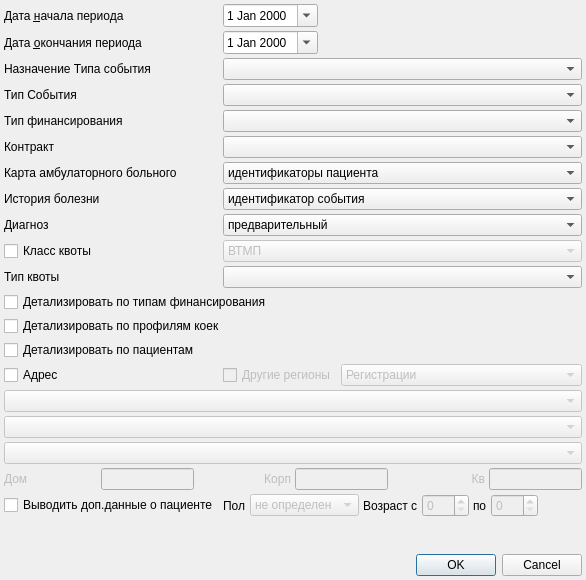
<?xml version="1.0" encoding="UTF-8"?>
<ui version="4.0">
 <class>StationaryAnalyticsSetupDialog</class>
 <widget class="QDialog" name="StationaryAnalyticsSetupDialog">
  <property name="geometry">
   <rect>
    <x>0</x>
    <y>0</y>
    <width>586</width>
    <height>580</height>
   </rect>
  </property>
  <property name="windowTitle">
   <string>Dialog</string>
  </property>
  <layout class="QGridLayout" name="gridLayout">
   <property name="margin">
    <number>4</number>
   </property>
   <property name="spacing">
    <number>4</number>
   </property>
   <item row="21" column="0">
    <widget class="QCheckBox" name="chkFilterAdditionalOptions">
     <property name="text">
      <string>Выводить доп.данные о пациенте</string>
     </property>
    </widget>
   </item>
   <item row="9" column="1" colspan="2">
    <widget class="QComboBox" name="cmbQuotaClass">
     <property name="enabled">
      <bool>false</bool>
     </property>
     <item>
      <property name="text">
       <string>ВТМП</string>
      </property>
     </item>
     <item>
      <property name="text">
       <string>СМП</string>
      </property>
     </item>
    </widget>
   </item>
   <item row="21" column="1" colspan="2">
    <layout class="QHBoxLayout" name="horizontalLayout_2">
     <item>
      <widget class="QLabel" name="lblFilterSex">
       <property name="text">
        <string>Пол</string>
       </property>
      </widget>
     </item>
     <item>
      <widget class="QComboBox" name="cmbFilterSex">
       <property name="enabled">
        <bool>false</bool>
       </property>
       <item>
        <property name="text">
         <string>не определен</string>
        </property>
       </item>
       <item>
        <property name="text">
         <string>мужской</string>
        </property>
       </item>
       <item>
        <property name="text">
         <string>женский</string>
        </property>
       </item>
      </widget>
     </item>
     <item>
      <widget class="QLabel" name="lblFilterAge">
       <property name="text">
        <string>Возраст с</string>
       </property>
      </widget>
     </item>
     <item>
      <widget class="QSpinBox" name="edtFilterToAge">
       <property name="enabled">
        <bool>false</bool>
       </property>
       <property name="maximum">
        <number>150</number>
       </property>
      </widget>
     </item>
     <item>
      <widget class="QLabel" name="label_4">
       <property name="text">
        <string>по</string>
       </property>
      </widget>
     </item>
     <item>
      <widget class="QSpinBox" name="edtFilterFromAge">
       <property name="enabled">
        <bool>false</bool>
       </property>
       <property name="maximum">
        <number>150</number>
       </property>
      </widget>
     </item>
     <item>
      <spacer name="horizontalSpacer_2">
       <property name="orientation">
        <enum>Qt::Horizontal</enum>
       </property>
       <property name="sizeHint" stdset="0">
        <size>
         <width>118</width>
         <height>20</height>
        </size>
       </property>
      </spacer>
     </item>
    </layout>
   </item>
   <item row="8" column="1" colspan="2">
    <widget class="QComboBox" name="cmbDiagType">
     <item>
      <property name="text">
       <string>предварительный</string>
      </property>
     </item>
     <item>
      <property name="text">
       <string>заключительный</string>
      </property>
     </item>
    </widget>
   </item>
   <item row="1" column="1">
    <widget class="CDateEdit" name="edtEndDate">
     <property name="sizePolicy">
      <sizepolicy hsizetype="Maximum" vsizetype="Fixed">
       <horstretch>0</horstretch>
       <verstretch>0</verstretch>
      </sizepolicy>
     </property>
     <property name="calendarPopup">
      <bool>true</bool>
     </property>
    </widget>
   </item>
   <item row="4" column="0">
    <widget class="QLabel" name="lblFinance">
     <property name="text">
      <string>Тип финансирования</string>
     </property>
    </widget>
   </item>
   <item row="7" column="0">
    <widget class="QLabel" name="lblMedicalHistory">
     <property name="text">
      <string>История болезни</string>
     </property>
    </widget>
   </item>
   <item row="9" column="0">
    <widget class="QCheckBox" name="chkQuotaClass">
     <property name="text">
      <string>Класс квоты</string>
     </property>
    </widget>
   </item>
   <item row="8" column="0">
    <widget class="QLabel" name="lblDiagType">
     <property name="text">
      <string>Диагноз</string>
     </property>
    </widget>
   </item>
   <item row="6" column="1" colspan="2">
    <widget class="CRBComboBox" name="cmbAmbCardType">
     <item>
      <property name="text">
       <string>идентификаторы пациента</string>
      </property>
     </item>
    </widget>
   </item>
   <item row="1" column="0">
    <widget class="QLabel" name="lblEndDate">
     <property name="text">
      <string>Дата &amp;окончания периода</string>
     </property>
     <property name="buddy">
      <cstring>edtEndDate</cstring>
     </property>
    </widget>
   </item>
   <item row="0" column="2">
    <spacer name="horizontalSpacer">
     <property name="orientation">
      <enum>Qt::Horizontal</enum>
     </property>
     <property name="sizeHint" stdset="0">
      <size>
       <width>40</width>
       <height>20</height>
      </size>
     </property>
    </spacer>
   </item>
   <item row="0" column="1">
    <widget class="CDateEdit" name="edtBegDate">
     <property name="sizePolicy">
      <sizepolicy hsizetype="Maximum" vsizetype="Fixed">
       <horstretch>0</horstretch>
       <verstretch>0</verstretch>
      </sizepolicy>
     </property>
     <property name="calendarPopup">
      <bool>true</bool>
     </property>
    </widget>
   </item>
   <item row="5" column="1" colspan="2">
    <widget class="CIndependentContractComboBox" name="cmbContract"/>
   </item>
   <item row="0" column="0">
    <widget class="QLabel" name="lblBegDate">
     <property name="sizePolicy">
      <sizepolicy hsizetype="Maximum" vsizetype="Preferred">
       <horstretch>0</horstretch>
       <verstretch>0</verstretch>
      </sizepolicy>
     </property>
     <property name="text">
      <string>Дата &amp;начала периода</string>
     </property>
     <property name="buddy">
      <cstring>edtBegDate</cstring>
     </property>
    </widget>
   </item>
   <item row="10" column="1" colspan="2">
    <widget class="CRBComboBox" name="cmbQuotaType"/>
   </item>
   <item row="2" column="0">
    <widget class="QLabel" name="lblEventTypePurpose">
     <property name="text">
      <string>Назначение Типа события </string>
     </property>
    </widget>
   </item>
   <item row="6" column="0">
    <widget class="QLabel" name="lblAmbCardType">
     <property name="text">
      <string>Карта амбулаторного больного</string>
     </property>
    </widget>
   </item>
   <item row="13" column="0" colspan="3">
    <widget class="QCheckBox" name="chkDetailClients">
     <property name="text">
      <string>Детализировать по пациентам</string>
     </property>
    </widget>
   </item>
   <item row="7" column="1" colspan="2">
    <widget class="QComboBox" name="cmbMedicalHistoryType">
     <item>
      <property name="text">
       <string>идентификатор события</string>
      </property>
     </item>
     <item>
      <property name="text">
       <string>внешний идентификатор события</string>
      </property>
     </item>
    </widget>
   </item>
   <item row="5" column="0">
    <widget class="QLabel" name="lblContract">
     <property name="text">
      <string>Контракт</string>
     </property>
    </widget>
   </item>
   <item row="16" column="1">
    <widget class="QCheckBox" name="chkFilterNoRegion">
     <property name="enabled">
      <bool>false</bool>
     </property>
     <property name="text">
      <string>Другие регионы</string>
     </property>
    </widget>
   </item>
   <item row="17" column="0" colspan="3">
    <widget class="CKLADRComboBox" name="cmbFilterAddressCity">
     <property name="enabled">
      <bool>false</bool>
     </property>
     <property name="sizePolicy">
      <sizepolicy hsizetype="Expanding" vsizetype="Fixed">
       <horstretch>0</horstretch>
       <verstretch>0</verstretch>
      </sizepolicy>
     </property>
    </widget>
   </item>
   <item row="18" column="0" colspan="3">
    <widget class="CKladrOkatoComboBox" name="cmbFilterAddressOkato">
     <property name="enabled">
      <bool>false</bool>
     </property>
    </widget>
   </item>
   <item row="24" column="0" colspan="3">
    <widget class="QDialogButtonBox" name="buttonBox">
     <property name="orientation">
      <enum>Qt::Horizontal</enum>
     </property>
     <property name="standardButtons">
      <set>QDialogButtonBox::Cancel|QDialogButtonBox::Ok</set>
     </property>
    </widget>
   </item>
   <item row="20" column="0" colspan="3">
    <layout class="QHBoxLayout" name="horizontalLayout">
     <item>
      <widget class="QLabel" name="lblFilterAddressHouse">
       <property name="enabled">
        <bool>false</bool>
       </property>
       <property name="text">
        <string>Дом</string>
       </property>
       <property name="alignment">
        <set>Qt::AlignLeading|Qt::AlignLeft|Qt::AlignVCenter</set>
       </property>
       <property name="buddy">
        <cstring>edtFilterAddressHouse</cstring>
       </property>
      </widget>
     </item>
     <item>
      <widget class="QLineEdit" name="edtFilterAddressHouse">
       <property name="enabled">
        <bool>false</bool>
       </property>
       <property name="sizePolicy">
        <sizepolicy hsizetype="Ignored" vsizetype="Fixed">
         <horstretch>0</horstretch>
         <verstretch>0</verstretch>
        </sizepolicy>
       </property>
      </widget>
     </item>
     <item>
      <widget class="QLabel" name="lblFilterAddressCorpus">
       <property name="enabled">
        <bool>false</bool>
       </property>
       <property name="text">
        <string>Корп</string>
       </property>
       <property name="alignment">
        <set>Qt::AlignRight|Qt::AlignTrailing|Qt::AlignVCenter</set>
       </property>
       <property name="buddy">
        <cstring>edtFilterAddressCorpus</cstring>
       </property>
      </widget>
     </item>
     <item>
      <widget class="QLineEdit" name="edtFilterAddressCorpus">
       <property name="enabled">
        <bool>false</bool>
       </property>
       <property name="sizePolicy">
        <sizepolicy hsizetype="Ignored" vsizetype="Fixed">
         <horstretch>0</horstretch>
         <verstretch>0</verstretch>
        </sizepolicy>
       </property>
      </widget>
     </item>
     <item>
      <widget class="QLabel" name="lblFilterAddressFlat">
       <property name="enabled">
        <bool>false</bool>
       </property>
       <property name="text">
        <string>Кв</string>
       </property>
       <property name="alignment">
        <set>Qt::AlignRight|Qt::AlignTrailing|Qt::AlignVCenter</set>
       </property>
       <property name="buddy">
        <cstring>edtFilterAddressFlat</cstring>
       </property>
      </widget>
     </item>
     <item>
      <widget class="QLineEdit" name="edtFilterAddressFlat">
       <property name="enabled">
        <bool>false</bool>
       </property>
       <property name="sizePolicy">
        <sizepolicy hsizetype="Ignored" vsizetype="Fixed">
         <horstretch>0</horstretch>
         <verstretch>0</verstretch>
        </sizepolicy>
       </property>
      </widget>
     </item>
    </layout>
   </item>
   <item row="23" column="1" colspan="2">
    <spacer name="verticalSpacer">
     <property name="orientation">
      <enum>Qt::Vertical</enum>
     </property>
     <property name="sizeHint" stdset="0">
      <size>
       <width>20</width>
       <height>40</height>
      </size>
     </property>
    </spacer>
   </item>
   <item row="16" column="0">
    <widget class="QCheckBox" name="chkFilterAddress">
     <property name="text">
      <string>Адрес</string>
     </property>
    </widget>
   </item>
   <item row="16" column="2">
    <widget class="QComboBox" name="cmbFilterAddressType">
     <property name="enabled">
      <bool>false</bool>
     </property>
     <property name="sizePolicy">
      <sizepolicy hsizetype="Expanding" vsizetype="Fixed">
       <horstretch>0</horstretch>
       <verstretch>0</verstretch>
      </sizepolicy>
     </property>
     <item>
      <property name="text">
       <string>Регистрации</string>
      </property>
     </item>
     <item>
      <property name="text">
       <string>Проживания</string>
      </property>
     </item>
    </widget>
   </item>
   <item row="10" column="0">
    <widget class="QLabel" name="lblQuotaType">
     <property name="text">
      <string>Тип квоты</string>
     </property>
    </widget>
   </item>
   <item row="19" column="0" colspan="3">
    <widget class="CStreetComboBox" name="cmbFilterAddressStreet">
     <property name="enabled">
      <bool>false</bool>
     </property>
     <property name="sizePolicy">
      <sizepolicy hsizetype="Expanding" vsizetype="Fixed">
       <horstretch>0</horstretch>
       <verstretch>0</verstretch>
      </sizepolicy>
     </property>
    </widget>
   </item>
   <item row="4" column="1" colspan="2">
    <widget class="CRBComboBox" name="cmbFinance"/>
   </item>
   <item row="3" column="0">
    <widget class="QLabel" name="lblEventType">
     <property name="text">
      <string>Тип События</string>
     </property>
    </widget>
   </item>
   <item row="2" column="1" colspan="2">
    <widget class="CRBComboBox" name="cmbEventTypePurpose"/>
   </item>
   <item row="3" column="1" colspan="2">
    <widget class="CRBComboBox" name="cmbEventType"/>
   </item>
   <item row="11" column="0" colspan="3">
    <widget class="QCheckBox" name="chkDetailFinance">
     <property name="text">
      <string>Детализировать по типам финансирования</string>
     </property>
    </widget>
   </item>
   <item row="12" column="0" colspan="3">
    <widget class="QCheckBox" name="chkDetailHospitalBedProfile">
     <property name="text">
      <string>Детализировать по профилям коек</string>
     </property>
    </widget>
   </item>
  </layout>
 </widget>
 <customwidgets>
  <customwidget>
   <class>CRBComboBox</class>
   <extends>QComboBox</extends>
   <header>library/crbcombobox.h</header>
  </customwidget>
  <customwidget>
   <class>CDateEdit</class>
   <extends>QDateEdit</extends>
   <header>library/DateEdit</header>
  </customwidget>
  <customwidget>
   <class>CKLADRComboBox</class>
   <extends>QComboBox</extends>
   <header>KLADR/kladrComboxes.h</header>
  </customwidget>
  <customwidget>
   <class>CIndependentContractComboBox</class>
   <extends>QComboBox</extends>
   <header>Orgs/OrgComboBox.h</header>
  </customwidget>
  <customwidget>
   <class>CStreetComboBox</class>
   <extends>QComboBox</extends>
   <header>KLADR/kladrComboxes.h</header>
  </customwidget>
  <customwidget>
   <class>CKladrOkatoComboBox</class>
   <extends>QComboBox</extends>
   <header>KLADR/kladrComboxes.h</header>
  </customwidget>
 </customwidgets>
 <tabstops>
  <tabstop>edtBegDate</tabstop>
  <tabstop>edtEndDate</tabstop>
  <tabstop>cmbEventTypePurpose</tabstop>
  <tabstop>cmbEventType</tabstop>
  <tabstop>cmbFinance</tabstop>
  <tabstop>cmbContract</tabstop>
  <tabstop>cmbAmbCardType</tabstop>
  <tabstop>cmbMedicalHistoryType</tabstop>
  <tabstop>cmbDiagType</tabstop>
  <tabstop>chkQuotaClass</tabstop>
  <tabstop>cmbQuotaClass</tabstop>
  <tabstop>cmbQuotaType</tabstop>
  <tabstop>chkDetailClients</tabstop>
  <tabstop>chkFilterAddress</tabstop>
  <tabstop>chkFilterNoRegion</tabstop>
  <tabstop>cmbFilterAddressType</tabstop>
  <tabstop>cmbFilterAddressCity</tabstop>
  <tabstop>cmbFilterAddressOkato</tabstop>
  <tabstop>cmbFilterAddressStreet</tabstop>
  <tabstop>edtFilterAddressHouse</tabstop>
  <tabstop>edtFilterAddressCorpus</tabstop>
  <tabstop>edtFilterAddressFlat</tabstop>
  <tabstop>chkFilterAdditionalOptions</tabstop>
  <tabstop>cmbFilterSex</tabstop>
  <tabstop>edtFilterToAge</tabstop>
  <tabstop>edtFilterFromAge</tabstop>
  <tabstop>buttonBox</tabstop>
 </tabstops>
 <resources/>
 <connections>
  <connection>
   <sender>buttonBox</sender>
   <signal>accepted()</signal>
   <receiver>StationaryAnalyticsSetupDialog</receiver>
   <slot>accept()</slot>
   <hints>
    <hint type="sourcelabel">
     <x>234</x>
     <y>434</y>
    </hint>
    <hint type="destinationlabel">
     <x>157</x>
     <y>170</y>
    </hint>
   </hints>
  </connection>
  <connection>
   <sender>buttonBox</sender>
   <signal>rejected()</signal>
   <receiver>StationaryAnalyticsSetupDialog</receiver>
   <slot>reject()</slot>
   <hints>
    <hint type="sourcelabel">
     <x>302</x>
     <y>434</y>
    </hint>
    <hint type="destinationlabel">
     <x>286</x>
     <y>170</y>
    </hint>
   </hints>
  </connection>
  <connection>
   <sender>chkQuotaClass</sender>
   <signal>toggled(bool)</signal>
   <receiver>cmbQuotaClass</receiver>
   <slot>setEnabled(bool)</slot>
   <hints>
    <hint type="sourcelabel">
     <x>88</x>
     <y>212</y>
    </hint>
    <hint type="destinationlabel">
     <x>368</x>
     <y>213</y>
    </hint>
   </hints>
  </connection>
 </connections>
</ui>
